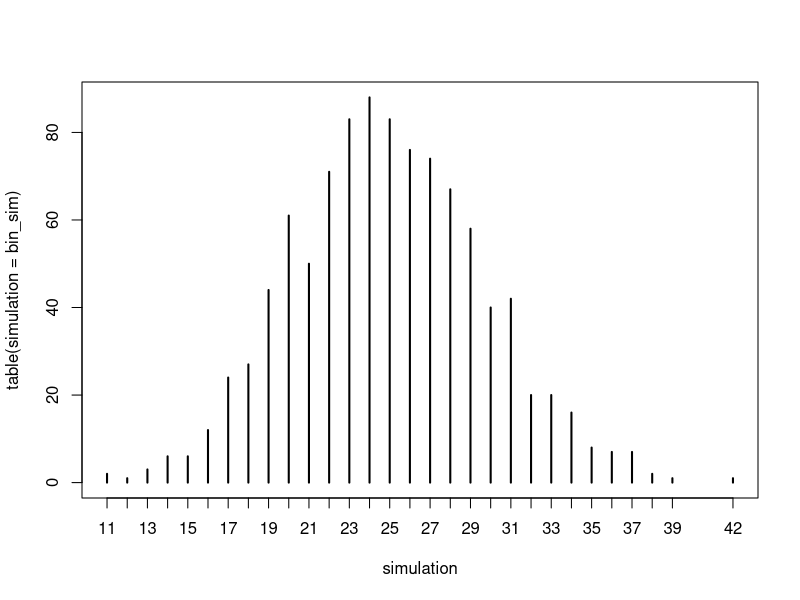

Recreate this plot in R.
## ---- chunk 1
# Wilson C.I. for box # 5, 6, 7, 9
alpha = 0.05
n = 30
pi.hat = 0
w = 0

p.tilde <- (w + qnorm(p = 1-alpha/2)^2 / 2) / 
  (n + qnorm(p = 1-alpha/2)^2)

round(p.tilde + qnorm(p = c(alpha/2, 1-alpha/2)) * 
        sqrt(n) / (n + qnorm(p = 1 - alpha/2)^2) *
        sqrt(pi.hat*(1-pi.hat) + qnorm(p = 1-alpha/2)^2/(4*n)), 4)
## ---- chunk 2
# Wilson C.I. for box # 1, 4
alpha = 0.05
n = 30
pi.hat = 1/30
w = 1

p.tilde <- (w + qnorm(p = 1-alpha/2)^2 / 2) / 
  (n + qnorm(p = 1-alpha/2)^2)

round(p.tilde + qnorm(p = c(alpha/2, 1-alpha/2)) * 
        sqrt(n) / (n + qnorm(p = 1 - alpha/2)^2) *
        sqrt(pi.hat*(1-pi.hat) + qnorm(p = 1-alpha/2)^2/(4*n)), 4)
## ---- chunk 3
# Wilson C.I. for box # 2, 10
alpha = 0.05
n = 30
pi.hat = 2/30
w = 2

p.tilde <- (w + qnorm(p = 1-alpha/2)^2 / 2) / 
  (n + qnorm(p = 1-alpha/2)^2)

round(p.tilde + qnorm(p = c(alpha/2, 1-alpha/2)) * 
        sqrt(n) / (n + qnorm(p = 1 - alpha/2)^2) *
        sqrt(pi.hat*(1-pi.hat) + qnorm(p = 1-alpha/2)^2/(4*n)), 4)
## ---- chunk 4
# Wilson C.I. for box # 3
alpha = 0.05
n = 30
pi.hat = 4/30
w = 4

p.tilde <- (w + qnorm(p = 1-alpha/2)^2 / 2) / 
  (n + qnorm(p = 1-alpha/2)^2)

round(p.tilde + qnorm(p = c(alpha/2, 1-alpha/2)) * 
        sqrt(n) / (n + qnorm(p = 1 - alpha/2)^2) *
        sqrt(pi.hat*(1-pi.hat) + qnorm(p = 1-alpha/2)^2/(4*n)), 4)
## ---- chunk 5
# Wilson C.I. for box # 8
alpha = 0.05
n = 30
pi.hat = 12/30
w = 12

p.tilde <- (w + qnorm(p = 1-alpha/2)^2 / 2) / 
  (n + qnorm(p = 1-alpha/2)^2)

round(p.tilde + qnorm(p = c(alpha/2, 1-alpha/2)) * 
        sqrt(n) / (n + qnorm(p = 1 - alpha/2)^2) *
        sqrt(pi.hat*(1-pi.hat) + qnorm(p = 1-alpha/2)^2/(4*n)), 4)
## ---- chunk 6
set.seed(123)
bin_sim <- rbinom(n = 1000, size = 300, prob = 0.0833)
plot(table(simulation = bin_sim))
